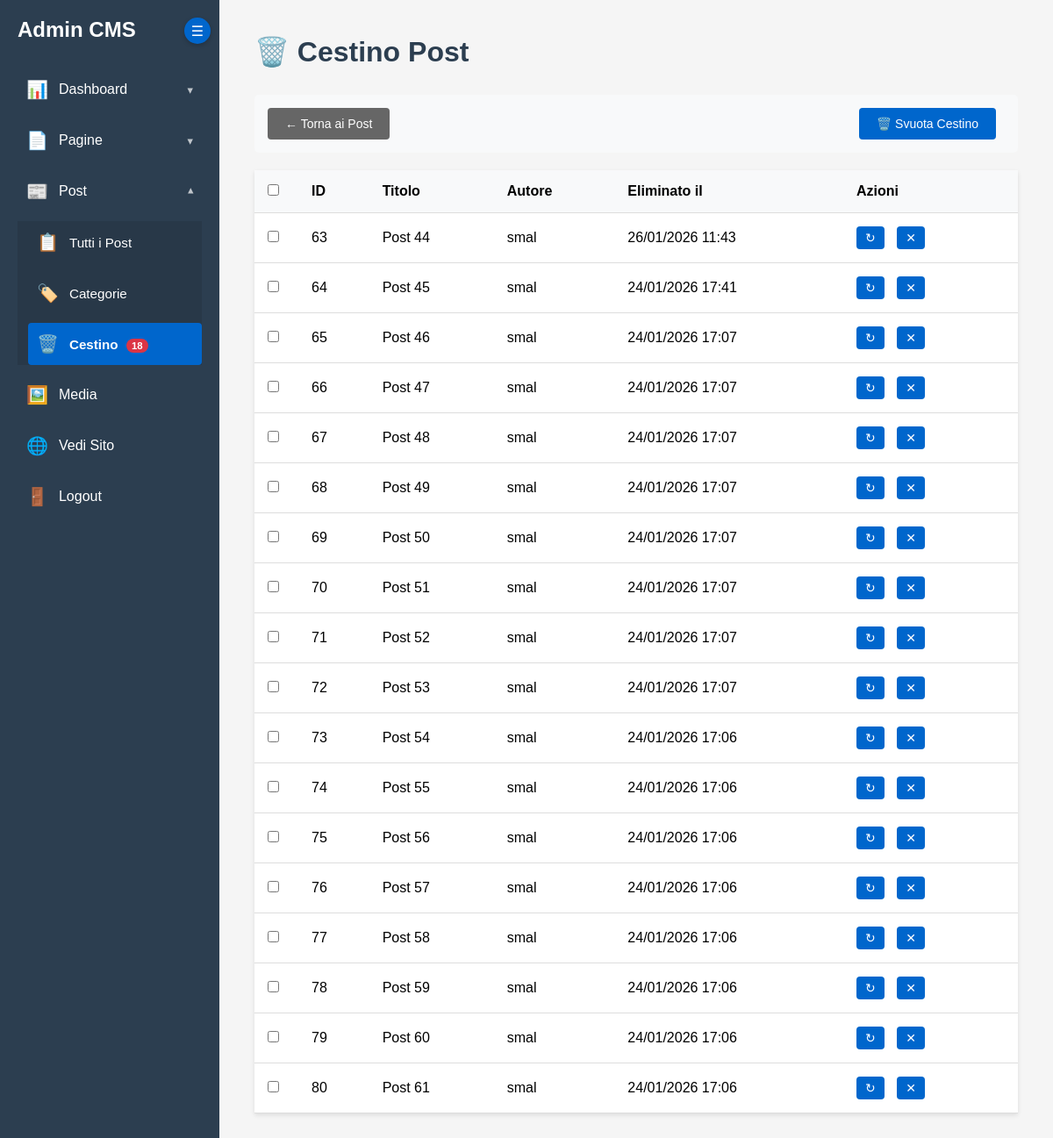
Screenshot of /admin/index.php?action=trash_posts (signed in) with the database file from the repository.
### tables this page shows
CREATE TABLE `cmsmio_posts` (
  `id` int NOT NULL AUTO_INCREMENT,
  `post_type` varchar(50) DEFAULT 'post',
  `title` varchar(255) NOT NULL,
  `slug` varchar(255) NOT NULL,
  `content` longtext,
  `excerpt` text,
  `featured_image` varchar(255) DEFAULT NULL,
  `author_id` int DEFAULT NULL,
  `status` enum('bozza','pubblicato','programmato') DEFAULT 'bozza',
  `created_at` timestamp NULL DEFAULT CURRENT_TIMESTAMP,
  `updated_at` timestamp NULL DEFAULT CURRENT_TIMESTAMP ON UPDATE CURRENT_TIMESTAMP,
  `deleted_at` datetime DEFAULT NULL,
  PRIMARY KEY (`id`),
  UNIQUE KEY `slug` (`slug`),
  KEY `author_id` (`author_id`),
  KEY `idx_slug` (`slug`),
  KEY `idx_status` (`status`),
  KEY `idx_created` (`created_at`),
  KEY `idx_post_type` (`post_type`),
  CONSTRAINT `cmsmio_posts_ibfk_1` FOREIGN KEY (`author_id`) REFERENCES `cmsmio_users` (`id`) ON DELETE SET NULL
);

CREATE TABLE `cmsmio_users` (
  `id` int NOT NULL AUTO_INCREMENT,
  `name` varchar(255) NOT NULL,
  `email` varchar(255) NOT NULL,
  `password` varchar(255) NOT NULL,
  `remember_token` varchar(64) DEFAULT NULL,
  `role` enum('amministratore','gestore','registrato') DEFAULT 'registrato',
  `is_active` tinyint(1) DEFAULT '1',
  `activation_token` varchar(255) DEFAULT NULL,
  `reset_token` varchar(255) DEFAULT NULL,
  `reset_token_expiry` datetime DEFAULT NULL,
  `last_login` datetime DEFAULT NULL,
  `created_at` timestamp NULL DEFAULT CURRENT_TIMESTAMP,
  PRIMARY KEY (`id`),
  UNIQUE KEY `email` (`email`),
  UNIQUE KEY `idx_name_unique` (`name`),
  KEY `idx_email` (`email`),
  KEY `idx_role` (`role`)
);

### core/Admin/Admin.php (called while the page is built, shortened)
<?php
class Admin {
    public function __construct() {
        $this->db = new Database();
    }
    public function run() {
        $this->showPage();
    }
}

### admin/index.php (called while the page is built, shortened)
<?php
$admin = new Admin();
$admin->run();
?>

### core/Database/DatabaseConnectionTrait.php (called while the page is built, shortened)
<?php
trait DatabaseConnectionTrait {
    private $prefix;
    public function initDatabase() {
        try {
            $dsn = 'mysql:host=' . DB_HOST . ';dbname=' . DB_NAME . ';charset=' . DB_CHARSET;
            $this->pdo = new PDO($dsn, DB_USER, DB_PASS);
            $this->prefix = defined('DB_PREFIX') ? DB_PREFIX : '';
        } catch (PDOException $e) {
            die("Errore connessione database: " . $e->getMessage());
        }
    }
    private function table($name) {
        return $this->prefix . $name;
    }
}

### core/Database/Other.php (called while the page is built, shortened)
<?php
trait OtherTrait {
    public function getTrashedPosts() {
        return $this->pdo->query("SELECT p.*, u.name as author_name FROM " . $this->table('posts') . " p
                                  LEFT JOIN " . $this->table('users') . " u ON p.author_id = u.id
                                  WHERE p.deleted_at IS NOT NULL
                                  ORDER BY p.deleted_at DESC")->fetchAll();
    }
}

### admin/views/trash_posts.php (the view, shortened to what this page needs)
<h1>🗑️ Cestino Post</h1>
<?php if (empty($trashedPosts)): ?>
    <div class="empty-state">
        <div class="empty-state-icon">🗑️</div>
        <h2>Il cestino è vuoto</h2>
        <p>I post eliminati verranno visualizzati qui.</p>
        <a href="index.php?action=posts" class="btn">← Torna ai Post</a>
    </div>
<?php else: ?>
    <div class="trash-actions-bar">
        <div class="trash-actions-left">
            <a href="index.php?action=posts" class="btn btn-secondary">← Torna ai Post</a>
        </div>
        <div class="trash-actions-right">
            <button type="button" id="emptyTrashBtn" class="btn btn-danger">
                🗑️ Svuota Cestino
            </button>
        </div>
    </div>
    <form method="POST" id="bulkForm">
        <table class="admin-table">
            <thead>
                <tr>
                    <th style="width: 50px;">
                        <input type="checkbox" id="selectAll" title="Seleziona/Deseleziona tutto">
                    </th>
                    <th>ID</th>
                    <th>Titolo</th>
                    <th>Autore</th>
                    <th>Eliminato il</th>
                    <th>Azioni</th>
                </tr>
            </thead>
            <tbody>
                <?php foreach ($trashedPosts as $post): ?>
                <tr>
                    <td>
                        <input type="checkbox" name="post_ids[]" value="<?php echo $post['id']; ?>" class="post-checkbox">
                    </td>
                    <td><?php echo $post['id']; ?></td>
                    <td><?php echo htmlspecialchars($post['title']); ?></td>
                    <td><?php echo htmlspecialchars($post['author_name'] ?? 'N/D'); ?></td>
                    <td><?php echo date('d/m/Y H:i', strtotime($post['deleted_at'])); ?></td>
                    <td class="actions-cell">
                        <button type="button" class="btn btn-sm btn-success restore-single-btn"
                                data-post-id="<?php echo $post['id']; ?>"
                                data-post-title="<?php echo htmlspecialchars($post['title']); ?>"
                                title="Ripristina">
                            ↻
                        </button>
                        <button type="button" class="btn btn-sm btn-danger delete-permanently-btn"
                                data-post-id="<?php echo $post['id']; ?>"
                                data-post-title="<?php echo htmlspecialchars($post['title']); ?>"
                                title="Elimina definitivamente">
                            ✕
                        </button>
                    </td>
                </tr>
                <?php endforeach; ?>
            </tbody>
        </table>
    </form>
<?php endif; ?>

### admin/assets/admin.css (style rules this page uses)
* { margin: 0; padding: 0; box-sizing: border-box; }
body { font-family: Arial, sans-serif; background: #f5f5f5; }
.admin-content h1 { margin-bottom: 30px; color: #2c3e50; }
.btn { display: inline-block; padding: 10px 20px; background: #0066cc; color: white; text-decoration: none; border-radius: 4px; border: none; cursor: pointer; margin-right: 10px; font-size: 14px; }
.btn-secondary { background: #666; }
.admin-table { width: 100%; background: white; border-collapse: collapse; box-shadow: 0 2px 5px rgba(0,0,0,0.1); margin-top: 20px; }
.admin-table th, .admin-table td { padding: 15px; text-align: left; border-bottom: 1px solid #ddd; }
.admin-table th { background: #f8f9fa; font-weight: bold; }

### admin/views/trash_posts.php (style rules this page uses)
.trash-actions-bar { display: flex; justify-content: space-between; align-items: center; margin: 20px 0; padding: 15px; background: #f8f9fa; border-radius: 5px; flex-wrap: wrap; gap: 10px; }
.trash-actions-left, .trash-actions-right { display: flex; align-items: center; gap: 10px; }
.btn-sm { padding: 5px 10px; font-size: 14px; min-width: auto; }
.actions-cell { white-space: nowrap; }

### rows the page displays
cmsmio_posts: id "63", title "Post 44", author.name "smal", deleted_at "26/01/2026 11:43"
cmsmio_posts: id "64", title "Post 45", author.name "smal", deleted_at "24/01/2026 17:41"
cmsmio_posts: id "65", title "Post 46", author.name "smal", deleted_at "24/01/2026 17:07"
cmsmio_posts: id "66", title "Post 47", author.name "smal", deleted_at "24/01/2026 17:07"
cmsmio_posts: id "67", title "Post 48", author.name "smal", deleted_at "24/01/2026 17:07"
cmsmio_posts: id "68", title "Post 49", author.name "smal", deleted_at "24/01/2026 17:07"
cmsmio_posts: id "69", title "Post 50", author.name "smal", deleted_at "24/01/2026 17:07"
cmsmio_posts: id "70", title "Post 51", author.name "smal", deleted_at "24/01/2026 17:07"
cmsmio_posts: id "71", title "Post 52", author.name "smal", deleted_at "24/01/2026 17:07"
cmsmio_posts: id "72", title "Post 53", author.name "smal", deleted_at "24/01/2026 17:07"
cmsmio_posts: id "73", title "Post 54", author.name "smal", deleted_at "24/01/2026 17:06"
cmsmio_posts: id "74", title "Post 55", author.name "smal", deleted_at "24/01/2026 17:06"
cmsmio_posts: id "75", title "Post 56", author.name "smal", deleted_at "24/01/2026 17:06"
cmsmio_posts: id "76", title "Post 57", author.name "smal", deleted_at "24/01/2026 17:06"
cmsmio_posts: id "77", title "Post 58", author.name "smal", deleted_at "24/01/2026 17:06"
cmsmio_posts: id "78", title "Post 59", author.name "smal", deleted_at "24/01/2026 17:06"
cmsmio_posts: id "79", title "Post 60", author.name "smal", deleted_at "24/01/2026 17:06"
cmsmio_posts: id "80", title "Post 61", author.name "smal", deleted_at "24/01/2026 17:06"

### other values shown
$trashedPostsCount "18"
